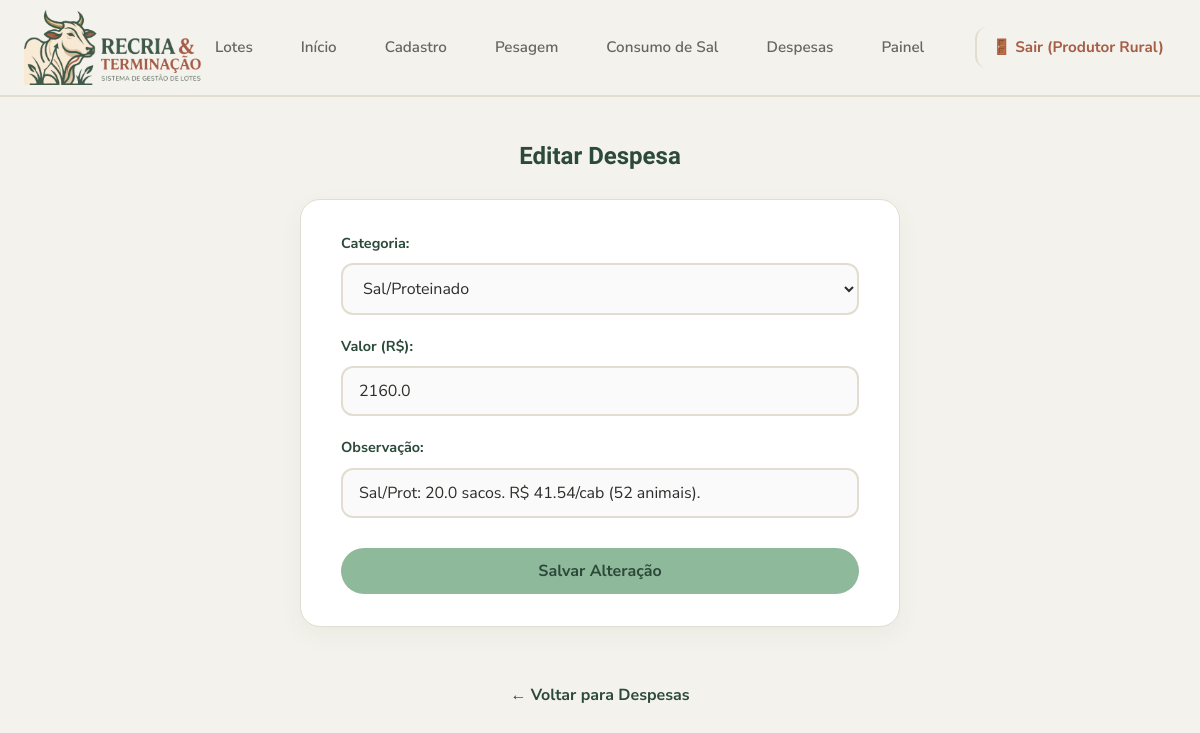
The app's page /editar_despesa/11 (signed in) with its own data.
### tables this page shows
CREATE TABLE despesas (
                    id INTEGER PRIMARY KEY AUTOINCREMENT,
                    lote_id INTEGER,
                    categoria TEXT,
                    valor REAL,
                    observacao TEXT,
                    FOREIGN KEY(lote_id) REFERENCES lotes(id) ON DELETE CASCADE
                );

### app.py (the view, shortened to what this page needs)
@app.route('/editar_despesa/<int:id>', methods=['GET', 'POST'])
def editar_despesa(id):
    conexao = conectar()
    try:
        despesa = conexao.execute('SELECT * FROM despesas WHERE id = ?', (id,)).fetchone()
    finally:
        conexao.close()
    return render_template('editar_despesa.html', despesa=despesa)

### app.py (called while the page is built)
@app.context_processor
def inject_csrf_token():
    if 'csrf_token' not in session:
        session['csrf_token'] = secrets.token_hex(32)
    return dict(csrf_token=session['csrf_token'])

@app.before_request
def verificar_seguranca_global():
    if 'csrf_token' not in session:
        session['csrf_token'] = secrets.token_hex(32)
    rotas_livres = ['login', 'static', 'api_cotacoes']
    if request.endpoint not in rotas_livres and 'usuario_id' not in session:
        return redirect(url_for('login'))
    if request.method == 'POST' and request.endpoint not in ['api_cotacoes', 'login']:
        token = request.form.get('csrf_token') or request.headers.get('X-CSRF-Token')
        if not token or token != session.get('csrf_token'):
            return "Erro 403: Falha na validação CSRF. Requisição rejeitada por segurança.", 403

### config_banco.py (called while the page is built)
def conectar():
    conexao = sqlite3.connect('dados.db')
    conexao.row_factory = sqlite3.Row
    conexao.execute('PRAGMA foreign_keys = ON;')
    return conexao

### templates/editar_despesa.html (shortened to what this page needs)
{% extends "base.html" %}
{% block conteudo %}
<h2>Editar Despesa</h2>
<form action="{{ url_for('editar_despesa', id=despesa.id) }}" method="POST" class="form-caixa">
    <div class="campo">
        <label for="categoria">Categoria:</label>
        <select id="categoria" name="categoria" required>
            <option value="Sal/Proteinado" {% if despesa.categoria == 'Sal/Proteinado' %}selected{% endif %}>Sal/Proteinado</option>
        </select>
    </div>
    <div class="campo">
        <label for="valor">Valor (R$):</label>
        <input type="number" id="valor" name="valor" step="0.01" min="0.01" value="{{ despesa.valor }}" required>
    </div>
    <div class="campo">
        <label for="observacao">Observação:</label>
        <input type="text" id="observacao" name="observacao" value="{{ despesa.observacao or '' }}">
    </div>
    <button type="submit">Salvar Alteração</button>
</form>
<a class="voltar" href="{{ url_for('despesas') }}">← Voltar para Despesas</a>
{% endblock %}

### static/style.css (style rules this page uses)
* { box-sizing: border-box; margin: 0; padding: 0; }
:root { --verde-salvia: #8FB99B; --verde-escuro: #2C4A3A; --creme: #F4F2EC; --branco: #FFFFFF; --terracota: #E8B4A0; --terracota-escuro: #A65D45; --texto: #2D2D2A; --texto-suave: #66665D; --borda: #E2DDD0; --raio: 20px; --raio-peq: 12px; --sombra-suave: 0 8px 24px rgba(44, 74, 58, 0.05); --sombra-hover: 0 16px 32px rgba(44, 74, 58, 0.12); --transicao: all 0.3s cubic-bezier(0.25, 0.8, 0.25, 1); }
body { font-family: 'Nunito Sans', Arial, sans-serif; background-color: var(--creme); color: var(--texto); line-height: 1.6; display: flex; flex-direction: column; min-height: 100vh; }
h1, h2, h3, h4 { font-family: 'Baloo 2', 'Nunito Sans', sans-serif; color: var(--verde-escuro); font-weight: 700; text-align: center; margin-bottom: 24px; }
.form-caixa { background-color: var(--branco); border: 1px solid var(--borda); border-radius: var(--raio); padding: 32px 40px; width: 100%; max-width: 600px; margin: 0 auto 32px auto; box-shadow: var(--sombra-suave); }
.campo { margin-bottom: 20px; width: 100%; }
.campo label { display: block; margin-bottom: 8px; font-weight: 700; font-size: 0.9rem; color: var(--verde-escuro); }
.campo input, .campo select { width: 100%; padding: 12px 16px; border: 2px solid var(--borda); border-radius: var(--raio-peq); font-size: 1rem; font-family: 'Nunito Sans', sans-serif; background-color: #FAFAFA; transition: var(--transicao); color: var(--texto); }
button, .botao { background-color: var(--verde-salvia); color: var(--verde-escuro); border: none; padding: 12px 28px; border-radius: 999px; font-size: 1rem; font-weight: 700; font-family: 'Nunito Sans', sans-serif; cursor: pointer; transition: var(--transicao); display: inline-flex; justify-content: center; align-items: center; text-decoration: none; width: 100%; margin-top: 10px; }
.voltar { display: inline-block; margin-top: 24px; color: var(--verde-escuro); text-decoration: none; font-weight: 700; transition: var(--transicao); }

### records on screen
despesas: categoria "Sal/Proteinado", valor "2160.0", observacao "Sal/Prot: 20.0 sacos. R$ 41.54/cab (52 animais)."

### other values on screen
{{ session.get('nome_usuario') }} "Produtor Rural"
